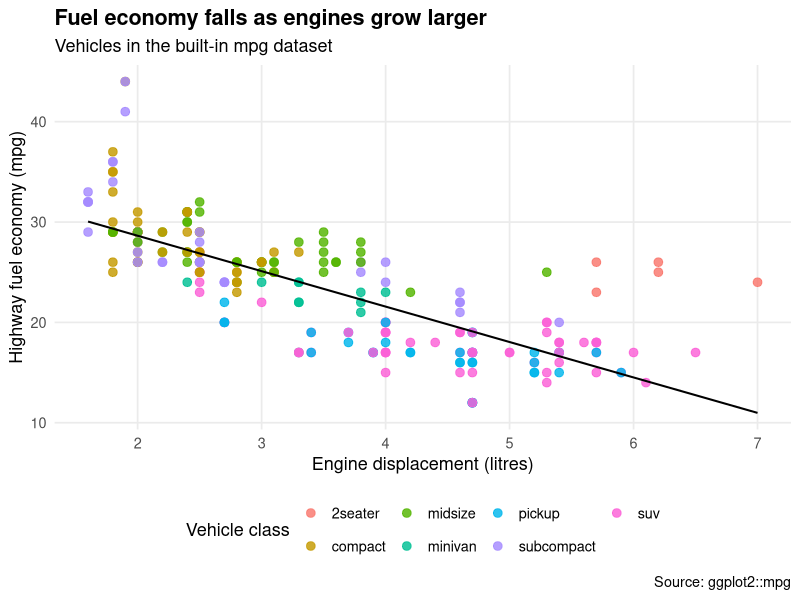

Reproduce this figure in R.
## ---- chunk 1
#| message: false
library(tidyverse)
## ---- chunk 2
ggplot(mpg, aes(x = displ, y = hwy, color = class)) +
  geom_point(size = 2.6, alpha = 0.82) +
  geom_smooth(method = "lm", se = FALSE, color = "black", linewidth = 0.7) +
  labs(
    title = "Fuel economy falls as engines grow larger",
    subtitle = "Vehicles in the built-in mpg dataset",
    x = "Engine displacement (litres)",
    y = "Highway fuel economy (mpg)",
    color = "Vehicle class",
    caption = "Source: ggplot2::mpg"
  ) +
  theme_minimal(base_size = 13) +
  theme(
    plot.title = element_text(face = "bold"),
    panel.grid.minor = element_blank(),
    legend.position = "bottom"
  )
